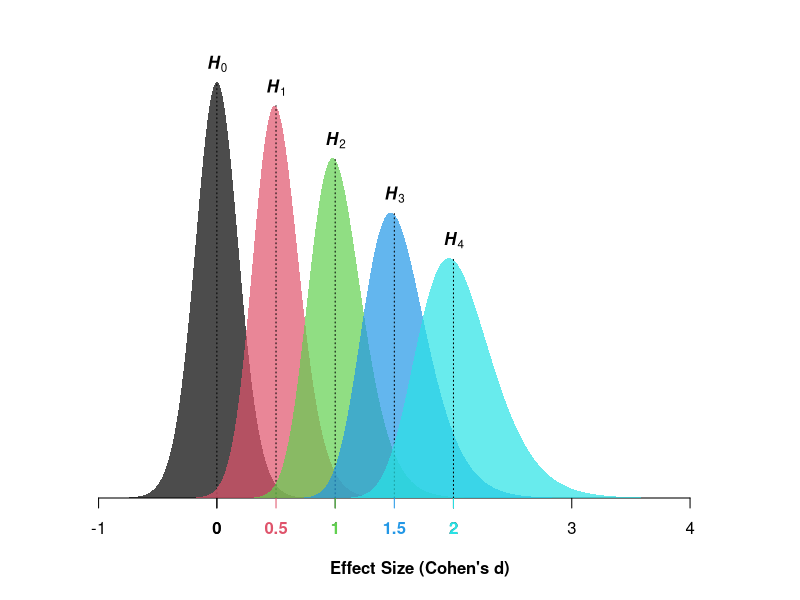

Source code (R):
Figure.2 = function(N, d){
  
  options(warn = -1) ; d = sort(d)
  df = N - 1  ;  d.SE = 1/sqrt(N)  ;  ncp.min = min(d)*sqrt(N)  ;  ncp.max = max(d)*sqrt(N)
  min.d = d.SE*qt(1e-5, df, ncp.min)  ;  max.d = d.SE*qt(0.99999, df, ncp.max)  
  
  for(i in 1:length(d)){      
    H = curve(dt(x*sqrt(N), df, d[i]*sqrt(N)), min.d, max.d, n = 1e3, xlab = "Effect Size (Cohen's d)", 
              ylab = NA, ty = "n", add = i!= 1, bty = "n", yaxt = "n", font.lab = 2, yaxs = "i")
    
    polygon(H, col = adjustcolor(i, .7), border = NA)
    text(d[i], max(H$y), bquote(bolditalic(H[.(i-1)])), pos = 3, xpd = NA)
    axis(1, at = d[i], col = i, col.axis = i, font = 2)
    segments(d[i], 0, d[i], max(H$y), lty = 3)
  }
}
# Example of use:
Figure.2(N = 30, d = seq(0, 2, .5))
